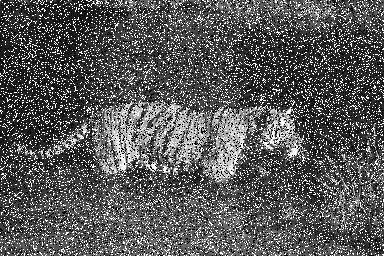
#> input picture input/tiger.png, 384 x 256 px, found by its file name
$ python medianFilter.py
#> lines starting #> are read from the running program, lines starting #| are printed output that depends on the picture
# -*- coding: utf-8 -*-
"""
Created on Fri Apr 27 00:27:31 2018

@author: Bit
"""

from PIL import Image
path = "tiger.png"
#path = "cat.png"
img = Image.open(path)
#> img is the input picture: PIL image 384x256 L; min 0, max 255, mean 89.2
filterSize = 3
bolderSize = filterSize // 2
members = [(0,0)] * (filterSize*filterSize)
width, height = img.size
#> width = 384; height = 256
newimg = Image.new("L",(width,height),"white")
#> newimg: PIL image 384x256 L; every value is 255
mid = (filterSize*filterSize)//2
for times in range(1):  # number ap filter
    for i in range(bolderSize,width-bolderSize):
        for j in range(bolderSize,height-bolderSize):
            for k in range(filterSize):
                for t in range(filterSize):
                    members[k*filterSize+t] = img.getpixel((i+k-1,j+t-1))
            members.sort()
            newimg.putpixel((i,j),(members[mid]))
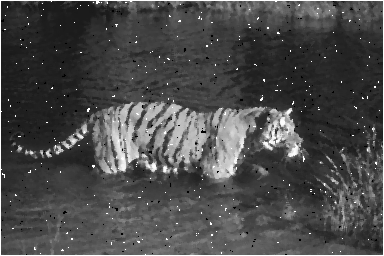
#> newimg: PIL image 384x256 L; min 0, max 255, mean 74.7
#> after the loop, members = [55, 57, 67, 80, 83, 85, 255, 255, 255]

for i in range(1,width):
    newimg.putpixel((i,0),newimg.getpixel((i,1)));

for i in range(1,width):
    newimg.putpixel((i,height-1),newimg.getpixel((i,height-2)));

for j in range(height):
    newimg.putpixel((0,j),newimg.getpixel((1,j)));
for j in range(height):
    newimg.putpixel((width-1,j),newimg.getpixel((width-2,j)));

img.show()
newimg.show()

$ run again, with input/cat.png copied over input/tiger.png
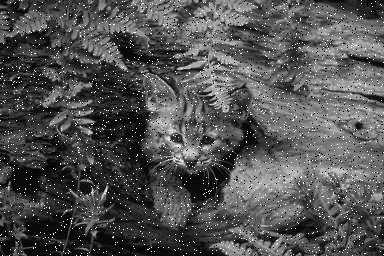
#> input picture input/cat.png, 384 x 256 px, found by its file name
#> img is the input picture: PIL image 384x256 L; min 0, max 255, mean 82.3
#> after the loop `for times in range(1):`:
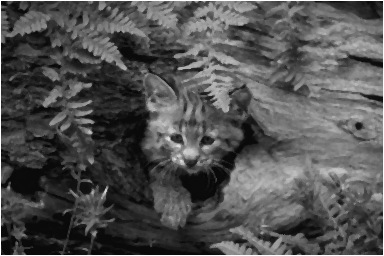
#> newimg: PIL image 384x256 L; min 6, max 255, mean 82
#> after the loop `for times in range(1):`: members = [19, 20, 23, 23, 28, 30, 36, 42, 255]

$ run again, with input/horse.png copied over input/tiger.png
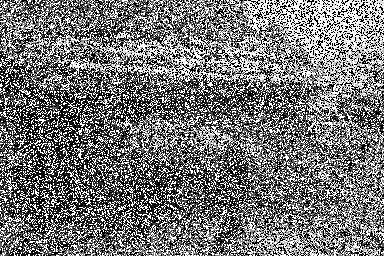
#> input picture input/horse.png, 384 x 256 px, found by its file name
#> img is the input picture: PIL image 384x256 L; min 0, max 255, mean 118.2
#> after the loop `for times in range(1):`:
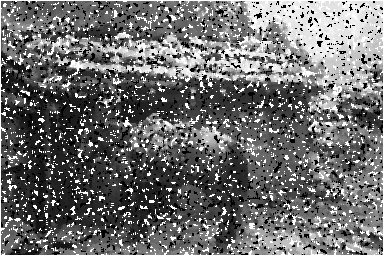
#> newimg: PIL image 384x256 L; min 0, max 255, mean 109.6
#> after the loop `for times in range(1):`: members = [0, 0, 132, 144, 149, 152, 154, 159, 255]
